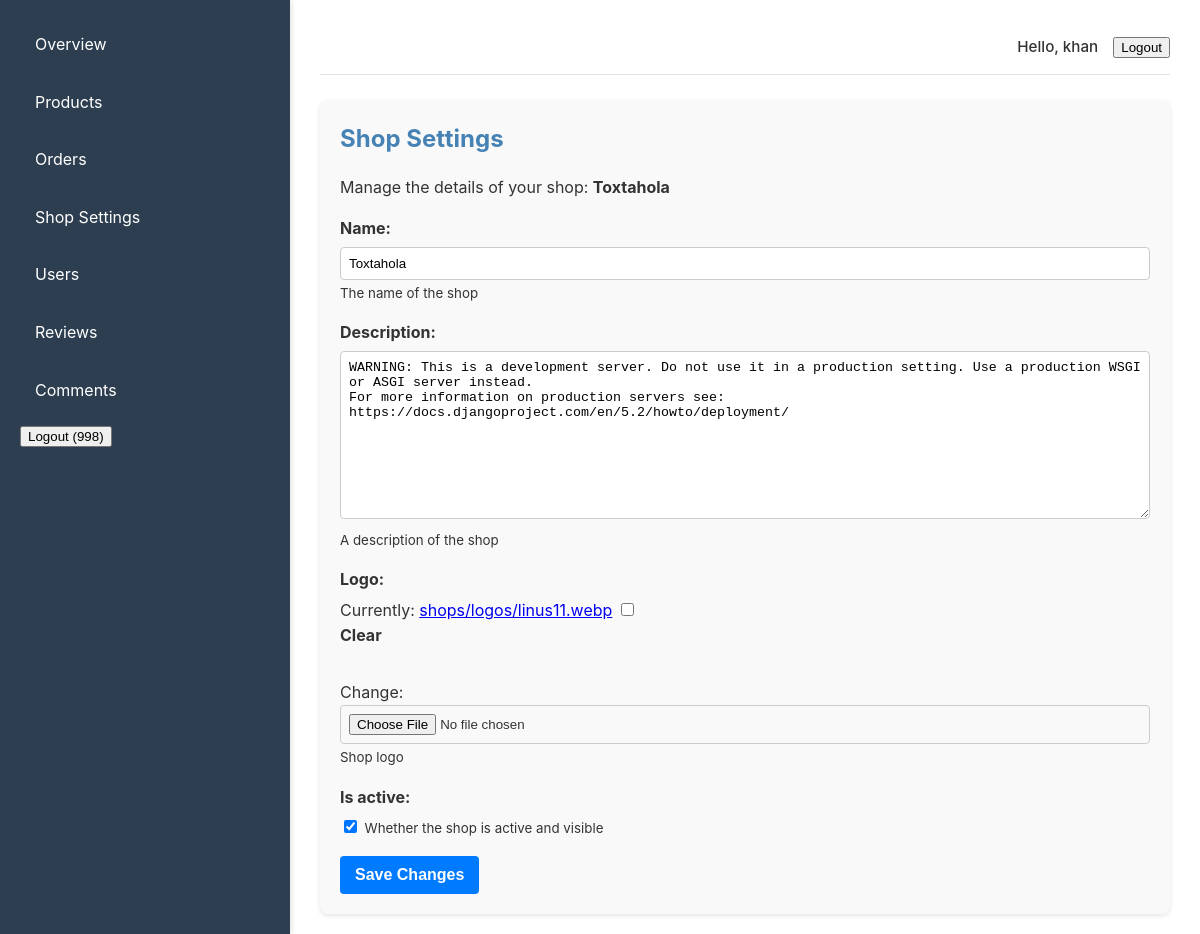
The page /dashboard/shop-settings/ (signed in) on the database its author committed.
### core/models.py (models this page shows, shortened)
class CustomUser(AbstractUser):
    username = models.CharField(max_length=150, unique=False, blank=True, null=True) # Make username non-unique and nullable
    phone_number = models.CharField(max_length=20, unique=True, help_text="User's phone number, used for login.")
    address = models.TextField(blank=True, null=True)
    profile_picture = models.ImageField(upload_to='users/profile_pictures/', blank=True, null=True)
    is_seller = models.BooleanField(default=False, help_text="Designates whether this user can own a shop.")
    class RoleChoices(models.TextChoices):
        BUYER = 'buyer', 'Buyer'
        SELLER = 'seller', 'Seller'
        ADMIN = 'admin', 'Admin'
    role = models.CharField(
        max_length=10,
        choices=RoleChoices.choices,
        default=RoleChoices.BUYER,
        help_text="User's role in the system."
    )
    USERNAME_FIELD = 'phone_number' # This tells Django to use phone_number for login
    REQUIRED_FIELDS = ['first_name', 'last_name'] # Fields required when creating a user via createsuperuser command
    objects = CustomUserManager() # Assign our custom manager
    groups = models.ManyToManyField(
        'auth.Group',
        verbose_name=_('groups'),
        blank=True,
        help_text=_('The groups this user belongs to. A user will get all permissions granted to each of their groups.'),
        related_name="customuser_groups",
        related_query_name="customuser",
    )
    user_permissions = models.ManyToManyField(
        'auth.Permission',
        verbose_name=_('user permissions'),
        blank=True,
        help_text=_('Specific permissions for this user.'),
        related_name="customuser_user_permissions",
        related_query_name="customuser_permission",
    )
    class Meta(AbstractUser.Meta): # Inherit meta options from AbstractUser
        swappable = 'AUTH_USER_MODEL' # Important for custom user models
        verbose_name = _('user')
        verbose_name_plural = _('users')

class Shop(models.Model):
    owner = models.OneToOneField(
        settings.AUTH_USER_MODEL,
        on_delete=models.CASCADE,
        related_name='shop_profile',
        limit_choices_to={'is_seller': True}
    )
    name = models.CharField(max_length=255, unique=True, help_text="The name of the shop")
    slug = models.SlugField(unique=True, max_length=255, blank=True, help_text="URL-friendly identifier for the shop") # Make blank=True for auto-generation
    description = models.TextField(blank=True, null=True, help_text="A description of the shop")
    logo = models.ImageField(upload_to='shops/logos/', blank=True, null=True, help_text="Shop logo")
    phone_number = models.CharField(max_length=20, blank=True, null=True)
    is_active = models.BooleanField(default=False, help_text="Whether the shop is active and visible")
    created_at = models.DateTimeField(auto_now_add=True)
    updated_at = models.DateTimeField(auto_now=True)
    class Meta:
        ordering = ['name']
        verbose_name_plural = "Shops"

### dashboard/views.py (the view)
# urls.py: path('shop-settings/', views.shop_settings, name='shop_settings'),
@login_required
@user_passes_test(is_seller)
def shop_settings(request):
    try:
        shop = request.user.shop_profile # Try to get the shop profile
    except ObjectDoesNotExist:
        return redirect('core:shop_create') # <-- REDIRECT NEW SELLERS HERE
    if request.method == 'POST':
        form = ShopForm(request.POST, request.FILES, instance=shop)
        if form.is_valid():
            form.save()
            return redirect('core:shop_settings') # Redirect back to settings page
    else:
        form = ShopForm(instance=shop)
    context = {'form': form, 'shop': shop}
    return render(request, 'core/shop_settings.html', context)

### core/forms.py
class ShopForm(forms.ModelForm):
    class Meta:
        model = Shop
        fields = ['name', 'description', 'logo', 'is_active']

### dashboard/views.py (called while the page is built)
def is_seller(user):
    return user.is_authenticated and user.is_seller

### core/templates/core/shop_settings.html (shortened to what this page needs)
{% extends 'core/base_dashboard.html' %}
{% load static %}
{% block content %}
<div class="dashboard-content">
    <h2>Shop Settings</h2>
    {% if shop %}
        <p>Manage the details of your shop: <strong>{{ shop.name }}</strong></p>
    {% else %}
        <p>No shop found for this user. You should have been redirected to create one.</p>
    {% endif %}
    <form method="post" enctype="multipart/form-data">
        {% for field in form %}
            <div class="form-group">
                {{ field.label_tag }}
                {{ field }}
                {% if field.help_text %}
                    <small class="form-text text-muted">{{ field.help_text }}</small>
                {% endif %}
            </div>
        {% endfor %}
        <button type="submit" class="btn btn-primary">Save Changes</button>
    </form>
</div>
{% endblock content %}

### core/templates/core/base_dashboard.html (shortened to what this page needs)
<!DOCTYPE html>
<html lang="en">
{% load static %}
<head>
    <link rel="stylesheet" href="{% static 'css/dashboard.css' %}">
</head>
<body>
    <div class="dashboard-wrapper">
        <aside class="sidebar">
            <nav>
                <ul>
                    <li><a href="{% url 'dashboard:dashboard_overview' %}">Overview</a></li>
                    <li><a href="{% url 'dashboard:product_list' %}">Products</a></li>
                    <li><a href="{% url 'dashboard:order_list' %}">Orders</a></li>
                    {% if user.is_seller %}
                    <li><a href="{% url 'dashboard:shop_settings' %}">Shop Settings</a></li>
                    {% endif %}
                    {% if user.is_superuser %}
                    <li><a href="{% url 'dashboard:user_management' %}">Users</a></li>
                    {% endif %}
                    <li><a href="{% url 'dashboard:review_list' %}">Reviews</a></li>
                    <li><a href="{% url 'dashboard:comment_list' %}">Comments</a></li>
                    {% if user.is_authenticated and request.resolver_match.url_name != 'login' %}
                        <li>
                            <form action="{% url 'logout' %}" method="post" style="display: inline;">
                                <button type="submit" class="logout-button">Logout ({{ user.phone_number }})</button>
                            </form>
                        </li>
                    {% else %}
                        <li><a href="{% url 'login' %}">Login</a></li>
                        <li><a href="{% url 'register' %}">Register</a></li>
                    {% endif %}
                </ul>
            </nav>
        </aside>
        <main class="main-content">
            <header class="top-nav">
                <div class="user-info">
                    <span>Hello, {{ user.first_name }}</span>
                    <form action="{% url 'logout' %}" method="post" style="display: inline;">
                        <button type="submit" class="logout-button">Logout</button>
                    </form>
                </div>
            </header>
            <div class="content-area">
                {% block content %}
                {% endblock content %}
            </div>
        </main>
    </div>
    </body>
</html>

### static/css/dashboard.css (style rules this page uses)
:root { --color-primary-light-blue: #87CEEB; --color-secondary-light-blue: #ADD8E6; --color-text-blue: #4682B4; --color-background-white: #FFFFFF; --color-text-dark: #333333; --color-text-light: #666666; --color-border: #e0e0e0; --color-sidebar-bg: #2c3e50; }
body { font-family: 'Inter', 'Arial', 'Helvetica', sans-serif; margin: 0; background-color: var(--color-background-white); color: var(--color-text-dark); line-height: 1.6; }
h1, h2, h3, h4, h5, h6 { color: var(--color-text-blue); margin-top: 0; margin-bottom: 0.5em; }
.dashboard-wrapper { display: flex; min-height: 100vh; }
.sidebar { width: 250px; background-color: var(--color-sidebar-bg); color: white; padding: 20px; box-shadow: 2px 0 5px rgba(0,0,0,0.1); }
.sidebar nav ul { list-style: none; padding: 0; margin: 0; }
.sidebar nav ul li a { color: white; text-decoration: none; display: flex; align-items: center; padding: 12px 15px; border-radius: 6px; margin-bottom: 8px; transition: background-color 0.2s ease, color 0.2s ease; }
.main-content { flex-grow: 1; padding: 20px 30px; }
.top-nav { display: flex; justify-content: space-between; align-items: center; padding: 15px 0; border-bottom: 1px solid var(--color-border); margin-bottom: 25px; }
.user-info { display: flex; align-items: center; gap: 15px; font-size: 0.95em; }
.user-info span { font-weight: 500; }
.btn { padding: 10px 20px; border-radius: 6px; text-decoration: none; font-weight: 600; cursor: pointer; border: none; transition: background-color 0.2s ease, color 0.2s ease, transform 0.1s ease; display: inline-flex; align-items: center; gap: 8px; }
.btn-primary { background-color: var(--color-primary-light-blue); color: var(--color-text-dark); }

### core/templates/core/shop_settings.html (style rules this page uses)
.dashboard-content { padding: 20px; background-color: #f9f9f9; border-radius: 8px; box-shadow: 0 2px 5px rgba(0,0,0,0.1); }
.form-group { margin-bottom: 15px; }
.form-group label { display: block; margin-bottom: 5px; font-weight: bold; }
.form-group input[type="text"], .form-group input[type="file"], .form-group textarea { width: 100%; padding: 8px; border: 1px solid #ccc; border-radius: 4px; box-sizing: border-box; }
.btn-primary { background-color: #007bff; color: white; padding: 10px 15px; border: none; border-radius: 4px; cursor: pointer; font-size: 16px; }

### rows shown on the page
CustomUser: phone_number "998", first_name "khan"
Shop: name "Toxtahola", form "Toxtahola" "WARNING: This is a development server. Do not use it in a production setting. Use a production WSGI or ASGI server instead. For more information on production servers see: https://docs.djangoproject.com/en/5.2/howto/deployment/" "☑"

### other values the page prints
{{ field.label_tag }} "Name:" "Description:" "Logo:" "Is active:"
{{ field.help_text }} "The name of the shop" "A description of the shop" "Shop logo" "Whether the shop is active and visible"
